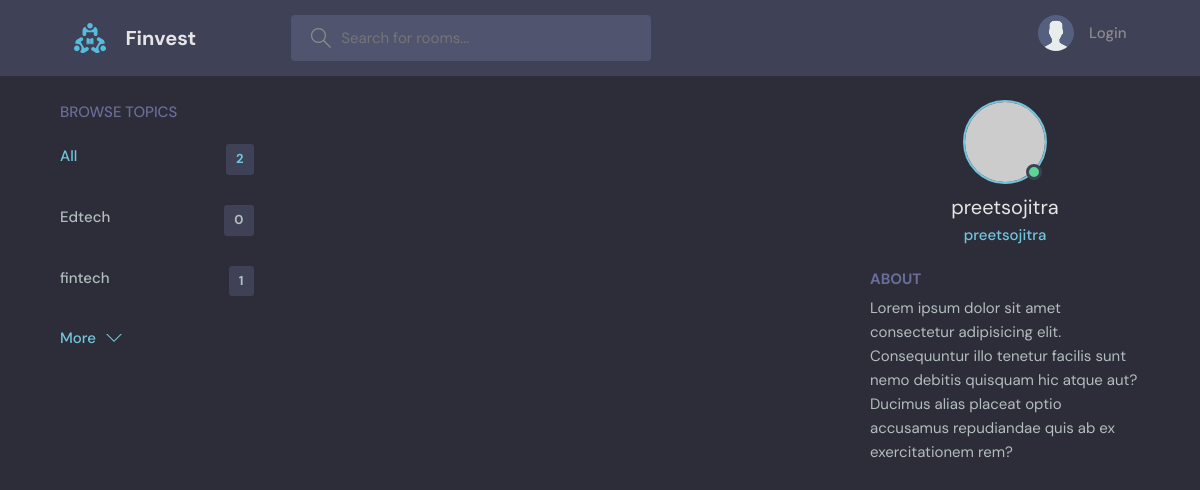
Page /profile/1/ on the earlier database version.
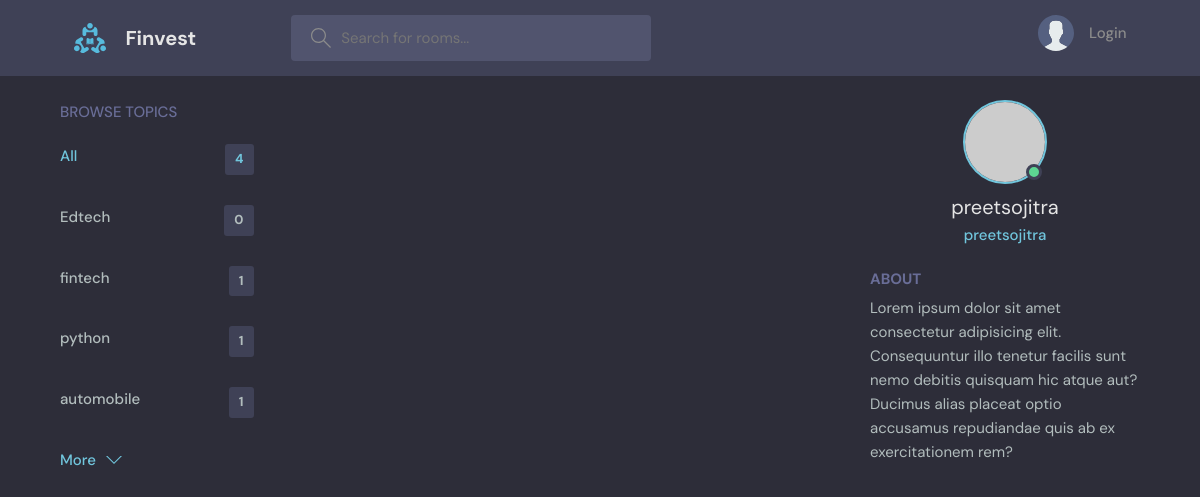
Same page on the later database version.
### base/models.py (models this page shows, shortened)
class Topic(models.Model):
    name = models.CharField(max_length=200)

### base/views.py (the view)
# urls.py: path('profile/<str:pk>/', views.userProfile, name="user-profile"),
def userProfile(request, pk):
    q = request.GET.get('q') if request.GET.get('q') != None else ''
    topics = Topic.objects.filter(name__icontains=q)
    user = User.objects.get(id=pk)
    rooms = user.room_set.all()
    context = {'user': user, 'rooms': rooms, 'topics': topics}
    return render(request, 'base/profile.html', context)

### base/templates/base/profile.html
{% extends 'main.html' %} {% block content %}
<main class="profile-page layout layout--3">
  <div class="container">
    {% include 'base/topics_segment.html' %}
    <div class="roomList">
      <div class="profile">
        <div class="profile__avatar">
          <div class="avatar avatar--large active">
            <img src="https://randomuser.me/api/portraits/men/11.jpg" />
          </div>
        </div>
        <div class="profile__info">
          <h3>{{user.username}}</h3>
          <p>{{user.username}}</p>
        </div>
        <div class="profile__about">
          <h3>About</h3>
          <p>
            Lorem ipsum dolor sit amet consectetur adipisicing elit.
            Consequuntur illo tenetur facilis sunt nemo debitis quisquam hic
            atque aut? Ducimus alias placeat optio accusamus repudiandae quis ab
            ex exercitationem rem?
          </p>
        </div>
      </div>
    </div>
  </div>
</main>
{% endblock %}

### base/templates/base/topics_segment.html
<div class="topics">
  <div class="topics__header">
    <h2>Browse Topics</h2>
  </div>
  <ul class="topics__list">
    <li>
      <a href="{% url 'home' %}" class="active"
        >All <span>{{topics.count}}</span></a
      >
    </li>
    {% for topic in topics %}
    <li>
      <a href="{% url 'home' %}?q={{topic.name}}"
        >{{topic.name}}<span>{{topic.room_set.all.count}}</span></a
      >
    </li>
    {% endfor %}
  </ul>
  <a class="btn btn--link" href="/">
    More
    <svg
      version="1.1"
      xmlns="http://www.w3.org/2000/svg"
      width="32"
      height="32"
      viewBox="0 0 32 32"
    >
      <title>chevron-down</title>
      <path d="M16 21l-13-13h-3l16 16 16-16h-3l-13 13z"></path>
    </svg>
  </a>
</div>

Differences in the rows shown:
added Topic: name "python", room_set.all.count "1"
added Topic: name "automobile", room_set.all.count "1"
Other differences:
{{ topics.count }}: "2" → "4"
